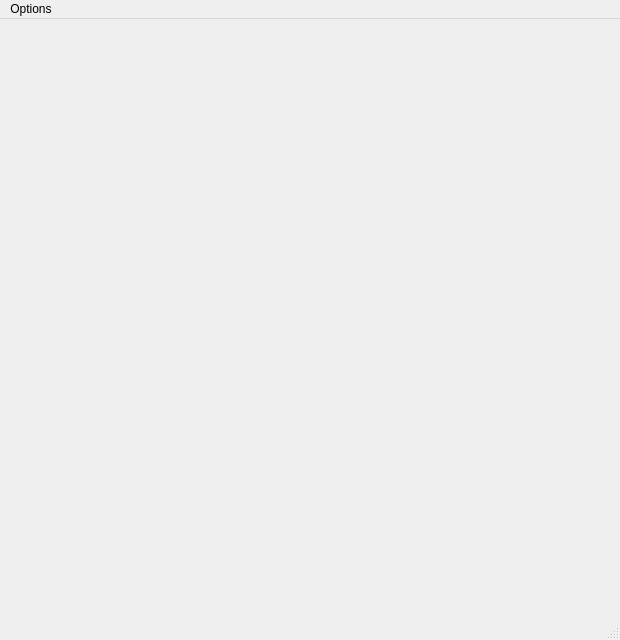
<?xml version="1.0" encoding="UTF-8"?>
<ui version="4.0">
 <class>GameWindow</class>
 <widget class="QMainWindow" name="GameWindow">
  <property name="geometry">
   <rect>
    <x>0</x>
    <y>0</y>
    <width>620</width>
    <height>640</height>
   </rect>
  </property>
  <property name="windowTitle">
   <string>WindowsXp's QLink</string>
  </property>
  <widget class="QWidget" name="centralwidget"/>
  <widget class="QMenuBar" name="menubar">
   <property name="geometry">
    <rect>
     <x>0</x>
     <y>0</y>
     <width>620</width>
     <height>21</height>
    </rect>
   </property>
   <widget class="QMenu" name="menuOptions">
    <property name="title">
     <string>Options</string>
    </property>
    <addaction name="actionpause"/>
    <addaction name="actionsave"/>
    <addaction name="actionhelp"/>
    <addaction name="actionhome"/>
   </widget>
   <addaction name="menuOptions"/>
  </widget>
  <widget class="QStatusBar" name="statusbar"/>
  <action name="actionpause">
   <property name="text">
    <string>pause</string>
   </property>
  </action>
  <action name="actionsave">
   <property name="text">
    <string>save</string>
   </property>
  </action>
  <action name="actionhelp">
   <property name="text">
    <string>help</string>
   </property>
  </action>
  <action name="actionhome">
   <property name="text">
    <string>home</string>
   </property>
  </action>
 </widget>
 <resources/>
 <connections/>
</ui>
